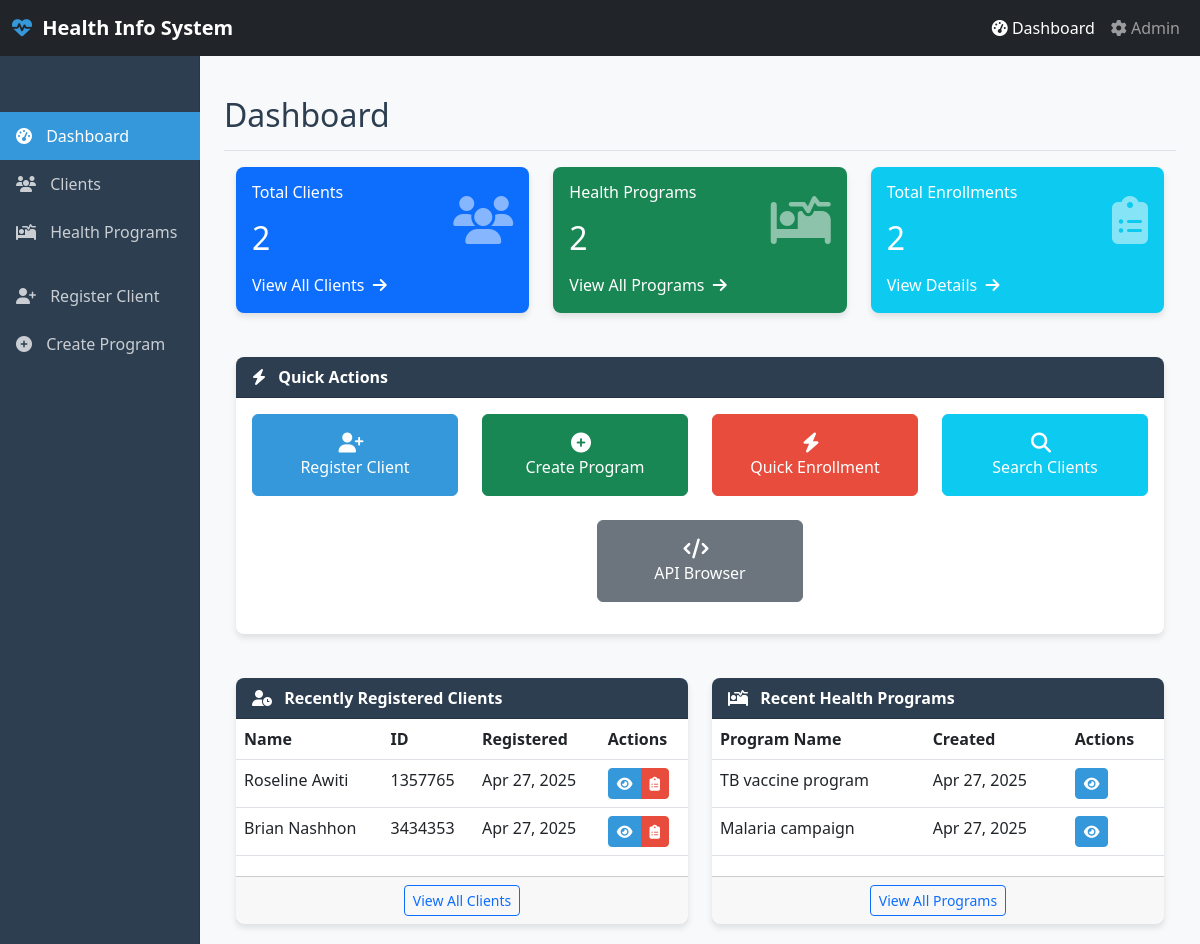
Before: / with the older database file.
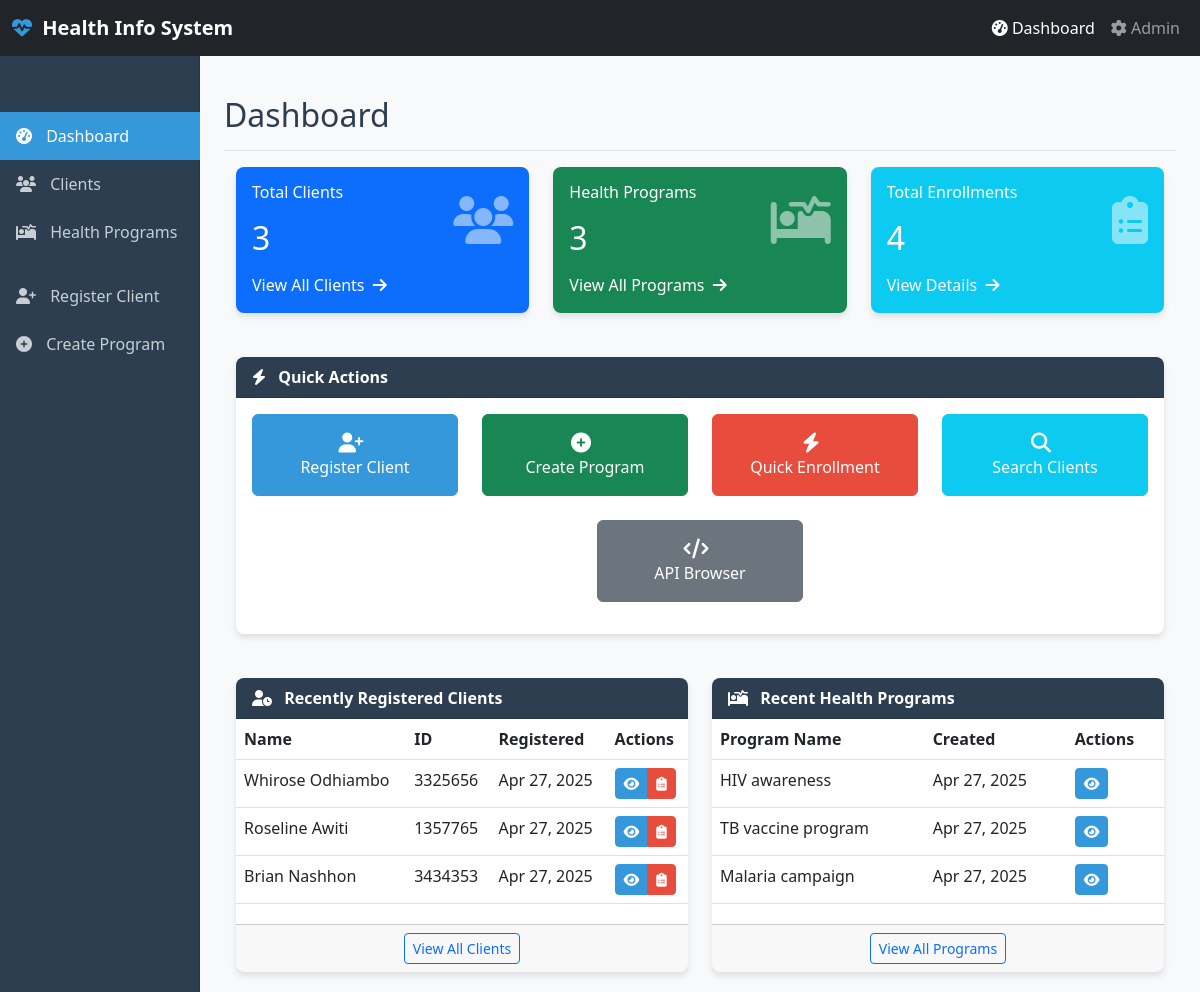
After: the same page with the newer database file.
### core/models.py (models this page shows, shortened)
class Client(models.Model):
    GENDER_CHOICES = [
        ('M', 'Male'),
        ('F', 'Female'),
        ('O', 'Other'),
    ]
    id = models.UUIDField(primary_key=True, default=uuid.uuid4, editable=False)
    first_name = models.CharField(max_length=100)
    last_name = models.CharField(max_length=100)
    date_of_birth = models.DateField()
    gender = models.CharField(max_length=1, choices=GENDER_CHOICES)
    phone_number = models.CharField(max_length=20, blank=True)
    email = models.EmailField(blank=True)
    address = models.TextField(blank=True)
    national_id = models.CharField(max_length=50, blank=True, unique=True)
    programs = models.ManyToManyField(HealthProgram, through='Enrollment')
    created_at = models.DateTimeField(auto_now_add=True)
    updated_at = models.DateTimeField(auto_now=True)
    class Meta:
        ordering = ['last_name', 'first_name']
    @property
    def full_name(self):
        return f"{self.first_name} {self.last_name}"

class HealthProgram(models.Model):
    id = models.UUIDField(primary_key=True, default=uuid.uuid4, editable=False)
    name = models.CharField(max_length=100)
    description = models.TextField(blank=True)
    created_at = models.DateTimeField(auto_now_add=True)
    updated_at = models.DateTimeField(auto_now=True)
    class Meta:
        ordering = ['name']

### core/views.py (the view)
# urls.py: path('', views.dashboard, name='dashboard'),
def dashboard(request):
    total_clients = Client.objects.count()
    total_programs = HealthProgram.objects.count()
    total_enrollments = Enrollment.objects.count()
    recent_clients = Client.objects.order_by('-created_at')[:5]
    recent_programs = HealthProgram.objects.order_by('-created_at')[:5]
    context = {
        'total_clients': total_clients,
        'total_programs': total_programs,
        'total_enrollments': total_enrollments,
        'recent_clients': recent_clients,
        'recent_programs': recent_programs,
    }
    return render(request, 'dashboard.html', context)

### core/templates/dashboard.html (shortened to what the changed rows need)
{% extends 'base.html' %}
{% block page_header %}Dashboard{% endblock %}
{% block content %}
<div class="row mb-4">
    <div class="col-md-4" data-aos="fade-up" data-aos-delay="100">
        <div class="card bg-primary text-white">
            <div class="card-body">
                <div class="d-flex justify-content-between align-items-center">
                    <div>
                        <h6 class="card-title mb-0">Total Clients</h6>
                        <h2 class="mt-3 mb-0">{{ total_clients }}</h2>
                    </div>
                </div>
            </div>
        </div>
    </div>
    <div class="col-md-4" data-aos="fade-up" data-aos-delay="200">
        <div class="card bg-success text-white">
            <div class="card-body">
                <div class="d-flex justify-content-between align-items-center">
                    <div>
                        <h6 class="card-title mb-0">Health Programs</h6>
                        <h2 class="mt-3 mb-0">{{ total_programs }}</h2>
                    </div>
                </div>
            </div>
        </div>
    </div>
    <div class="col-md-4" data-aos="fade-up" data-aos-delay="300">
        <div class="card bg-info text-white">
            <div class="card-body">
                <div class="d-flex justify-content-between align-items-center">
                    <div>
                        <h6 class="card-title mb-0">Total Enrollments</h6>
                        <h2 class="mt-3 mb-0">{{ total_enrollments }}</h2>
                    </div>
                </div>
            </div>
        </div>
    </div>
</div>
<div class="row">
    <div class="col-md-6" data-aos="fade-up" data-aos-delay="500">
        <div class="card h-100">
            <div class="card-body p-0">
                <div class="table-responsive">
                    <table class="table table-hover mb-0">
                        <thead>
                            <tr>
                                <th>Name</th>
                                <th>ID</th>
                                <th>Registered</th>
                                <th>Actions</th>
                            </tr>
                        </thead>
                        <tbody>
                            {% for client in recent_clients %}
                            <tr>
                                <td>{{ client.full_name }}</td>
                                <td>{{ client.national_id }}</td>
                                <td>{{ client.created_at|date:"M d, Y" }}</td>
                                <td>
                                    <div class="btn-group">
                                        <a href="{% url 'client_detail' pk=client.id %}" class="btn btn-sm btn-primary" title="View Client">
                                            <i class="fas fa-eye"></i>
                                        </a>
                                        <a href="{% url 'enroll_client' client_id=client.id %}" class="btn btn-sm btn-danger" title="Enroll Client">
                                            <i class="fas fa-clipboard-list"></i>
                                        </a>
                                    </div>
                                </td>
                            </tr>
                            {% empty %}
                            <tr>
                                <td colspan="4" class="text-center py-3">No clients registered yet</td>
                            </tr>
                            {% endfor %}
                        </tbody>
                    </table>
                </div>
            </div>
        </div>
    </div>
    <div class="col-md-6" data-aos="fade-up" data-aos-delay="600">
        <div class="card h-100">
            <div class="card-body p-0">
                <div class="table-responsive">
                    <table class="table table-hover mb-0">
                        <thead>
                            <tr>
                                <th>Program Name</th>
                                <th>Created</th>
                                <th>Actions</th>
                            </tr>
                        </thead>
                        <tbody>
                            {% for program in recent_programs %}
                            <tr>
                                <td>{{ program.name }}</td>
                                <td>{{ program.created_at|date:"M d, Y" }}</td>
                                <td>
                                    <a href="{% url 'program_detail' pk=program.id %}" class="btn btn-sm btn-primary">
                                        <i class="fas fa-eye"></i>
                                    </a>
                                </td>
                            </tr>
                            {% empty %}
                            <tr>
                                <td colspan="3" class="text-center py-3">No programs created yet</td>
                            </tr>
                            {% endfor %}
                        </tbody>
                    </table>
                </div>
            </div>
        </div>
    </div>
</div>
{% endblock %}

Changed rows visible on the page:
added Client: full_name "Whirose Odhiambo", national_id "3325656", created_at "Apr 27, 2025"
added HealthProgram: name "HIV awareness", created_at "Apr 27, 2025"
Other visible differences:
{{ total_clients }}: "2" → "3"
{{ total_programs }}: "2" → "3"
{{ total_enrollments }}: "2" → "4"
